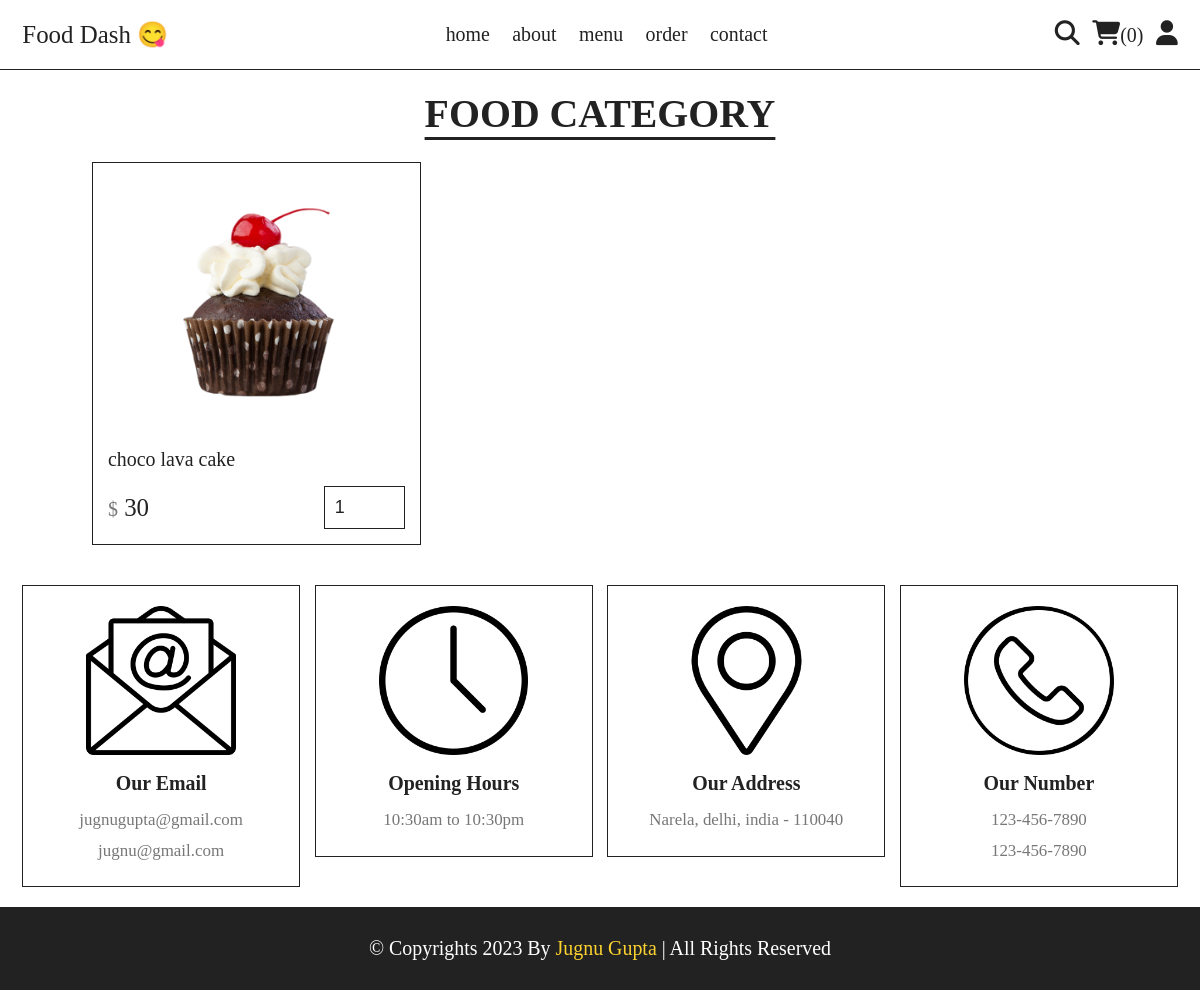
The page /category.php?category=dessert on the database its author committed.
### tables this page shows
CREATE TABLE `products` (
  `id` int(100) NOT NULL,
  `name` varchar(100) NOT NULL,
  `category` varchar(100) NOT NULL,
  `price` int(10) NOT NULL,
  `image` varchar(100) NOT NULL
);

### category.php (the view, shortened to what this page needs)
<?php
    include('components/connection.php');
?>
<!DOCTYPE html>
<html lang="en">
<head>
    <link rel="stylesheet" href="https://cdn.jsdelivr.net/npm/swiper@11/swiper-bundle.min.css" />
    <link rel="stylesheet" href="./CSS/style.css">
</head>
<body>
    <?php include('components/user_header.php'); ?>
    <section class="products">
        <h1 class="title">Food Category</h1>
        <div class="box-container">
            <?php
                $category = $_GET['category'];
                $sql = "SELECT * FROM `products` where category = '$category';";
                $select_products = mysqli_query($conn, $sql);
                $fetch_products = mysqli_fetch_all($select_products, MYSQLI_ASSOC);
                if(count($fetch_products) > 0){
                    for ($i = 0; $i < count($fetch_products); $i++) {
            ?>
            <form action="" method="post" class="box">
                <img src="uploaded_img/<?= $fetch_products[$i]['image']; ?>" alt="">
                <div class="name"><?= $fetch_products[$i]['name']; ?></div>
                <div class="flex">
                    <div class="price"><span>$</span>
                        <?= $fetch_products[$i]['price']; ?>
                    </div>
                    <input type="number" name="qty" class="qty" min="1" max="99" value="1" maxlength="2">
                </div>
            </form>
            <?php
                }
            }else{
                    echo '<p class="empty">no products added yet!</p>';
                }
            ?>
        </div>
    </section>
        <?php include('components/footer.php'); ?>
</body>
</html>

### CSS/style.css (style rules this page uses)
*, *::before, *::after { padding: 0px; margin: 0px; box-sizing: border-box; border:none; outline: none; text-decoration: none; }
:root { --yellow: #fed330; --red: #e74c3c; --white: #fff; --black:#222; --light-color:#777; --border:.2rem solid var(--black); }
html { font-size: 62.25%; overflow-x: hidden; scroll-behavior: smooth; stop-opacity: 7rem; }
section { margin: 0 auto; max-width: 120rem; padding: 2rem; }
.title { text-align: center; margin-bottom: 2.5rem; font-size: 4rem; color: var(--black); text-transform: uppercase; text-decoration: underline; text-underline-offset: 1rem; }
.products .box-container { display: grid; grid-template-columns: repeat(auto-fill, 33rem); justify-content: center; align-items: flex-start; gap: 1.5rem; }
.products .box-container .box { border: var(--border); padding: 1.5rem; position: relative; overflow: hidden; }
.products .box-container .box img { height: 25rem; width: 100%; object-fit: contain; margin-bottom: 1rem; }
.products .box-container .box .name { font-size: 2rem; color: var(--black); margin: 1rem 0rem; }
.products .box-container .box .flex { display: flex; align-items: center; gap: 1rem; margin-top: 1.5rem; }
.products .box-container .box .flex .price { margin-right: auto; font-size: 2.5rem; color: var(--black); }
.products .box-container .box .flex .price span { color: var(--light-color); font-size: 2rem; }
.products .box-container .box .flex .qty { padding: 1rem; border: var(--border); font-size: 1.8rem; color: var(--black); }

### rows shown on the page
products: image (picture), name "choco lava cake", price "30"

### other values the page prints
$total_user_cart_items "0"
